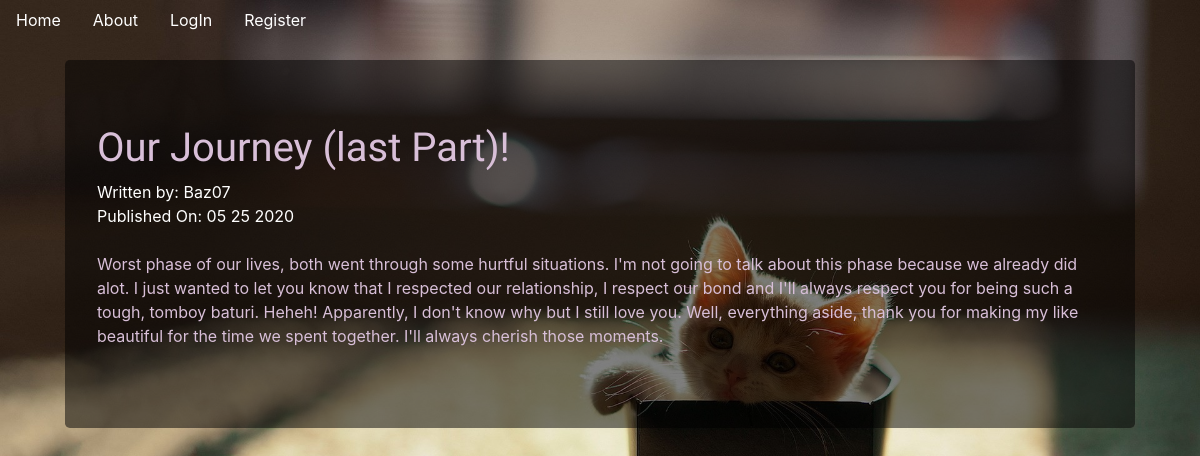
/4, run on the app's committed database.
### companyblog/models.py (models this page shows, shortened)
class BlogPost(db.Model):
    users = db.relationship(User)
    id = db.Column(db.Integer, primary_key=True)
    user_id = db.Column(db.Integer, db.ForeignKey('users.id'), nullable=False) ## users: Table name
    date = db.Column(db.DateTime, nullable = False, default = datetime.utcnow)
    title = db.Column(db.String(100), nullable = False)
    text = db.Column(db.Text, nullable= False)

class User(db.Model, UserMixin): ## UserMixin For Login
    __tablename__ = "users"
    id = db.Column(db.Integer, primary_key = True)
    profile_image = db.Column(db.String(64), nullable=False, default = 'default_profile.png')
    email = db.Column(db.String(64), unique = True, index =True)
    username = db.Column(db.String(64), unique = True, index = True)
    password_hash = db.Column(db.String(128))
    posts = db.relationship('BlogPost', backref = "author", lazy=True)

### companyblog/users/views.py (the view)
@users.route("/<username>")
def user_posts(username):
    page = request.args.get('page', 1, type=int)
    user = User.query.filter_by(username = username).first_or_404()
    blog_posts = BlogPost.query.filter_by(author = user).order_by(BlogPost.date.desc()).paginate(page = page, per_page = 5)
    return render_template("user_blog_posts.html", blog_posts = blog_posts, user = user)

### companyblog/blogpost/views.py (called while the page is built)
@blog_posts.route('/<int:blog_post_id>')
def blog_post(blog_post_id):
    blog_post = BlogPost.query.get_or_404(blog_post_id)
    return render_template('blog_post.html', title = blog_post.title,
                            date = blog_post.date, post=blog_post)

### companyblog/templates/blog_post.html (shortened to what this page needs)
{% extends "base.html" %}
{% block content %}
<div class = "jumbotron">
    <h1>{{post.title}}</h1>
    <h7>Written by: {{post.author.username}}</h7>
    <br>
    <h7>Published On: {{post.date.strftime('%M %d %Y')}}</h7>
    <br>
    <br>
    <p id="text_color">{{post.text}}</p>
</div>
{% endblock %}

### companyblog/templates/base.html (style rules this page uses)
body { background-image: url(../static/4.jpg); background-repeat: no-repeat; background-attachment: fixed; background-size: 100%; }

### companyblog/templates/blog_post.html (style rules this page uses)
.jumbotron { background: #7f7f7f; background: rgba(0,0,0,0.5); margin: 20px; }
h1 { color: thistle; font-family: 'Caveat', cursive; font-family: 'Dancing Script', cursive; font-family: 'Parisienne', cursive; font-family: 'Special Elite', cursive; }
h7 { color: white; }
#text_color { color: thistle; }

### data on the page
BlogPost: title "Our Journey (last Part)!", date "05 25 2020", text "Worst phase of our lives, both went through some hurtful situations. I'm not going to talk about this phase because we already did alot. I just wanted to let you know that I respected our relationship, I respect our bond and I'll always respect you for being such a tough, tomboy baturi. Heheh! Apparently, I don't know why but I still love you. Well, everything aside, thank you for making my like beautiful for the time we spent together. I'll always cherish those moments."
User: author.username "Baz07"
